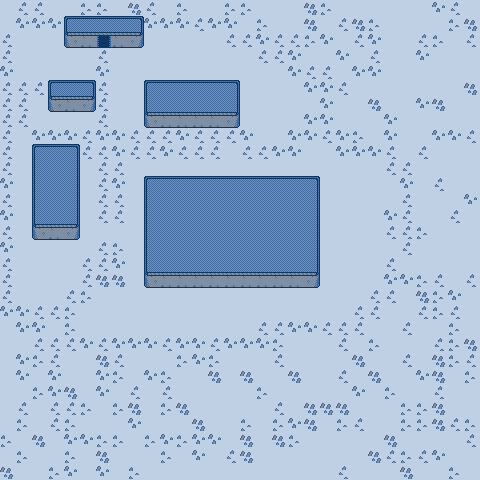

Tiled map render using the project's own tile images. Description and the whole map definition, tile-layer contents included, below:
An orthogonal 30x30 tile map with 16x16 px tiles, 1 tile layer (Tilemap), 1 hidden layer not drawn, 2 tilesets and 2 objects (Warp, Spawn).

<map version="1.0" orientation="orthogonal" width="30" height="30" tilewidth="16" tileheight="16">
 <tileset firstgid="1" name="TilesetOne" tilewidth="16" tileheight="16">
  <image source="gfx/TilesetOne.png" width="160" height="144" />
 </tileset>
 <tileset firstgid="91" name="MetaTileset" tilewidth="16" tileheight="16">
  <image source="gfx/MetaTileset.png" width="48" height="16" />
 </tileset>
 <layer name="Tilemap" width="30" height="30">
  <data encoding="csv">
21,2,2,31,21,12,12,32,11,2,32,12,42,41,12,12,21,32,32,11,12,32,22,32,42,22,42,1,2,32,
21,1,1,1,3,4,4,4,5,1,1,1,2,1,1,21,12,42,22,11,22,2,11,12,41,41,42,42,12,11,
2,21,21,21,23,24,26,24,25,21,21,21,21,21,2,2,1,2,2,12,1,22,2,1,22,42,2,12,32,2,
2,21,21,21,21,21,2,21,21,21,21,21,21,21,21,21,2,2,1,31,22,1,22,2,21,31,1,41,42,32,
1,21,21,21,21,21,1,21,21,21,21,21,21,21,21,21,21,21,1,2,2,32,1,1,42,22,22,41,41,22,
2,2,2,3,4,5,2,21,21,3,4,4,4,4,5,21,21,21,21,1,1,2,31,31,22,41,32,32,22,11,
2,2,21,23,24,25,2,21,21,13,14,14,14,14,15,21,21,21,21,21,1,42,21,11,31,31,1,11,41,42,
2,2,21,21,21,21,2,21,21,23,24,24,24,24,25,21,21,21,21,1,1,21,21,42,1,22,32,21,42,31,
2,21,1,1,1,2,1,1,2,2,2,1,2,2,2,1,21,21,1,1,2,1,12,21,1,22,21,1,1,2,
2,21,3,4,5,2,2,1,2,2,1,2,2,2,21,2,2,1,1,21,21,1,1,1,2,31,2,22,22,41,
2,21,13,14,15,21,2,2,21,21,21,21,21,21,21,21,21,21,21,21,21,21,21,21,2,2,41,41,21,31,
1,21,13,14,15,21,2,1,21,3,4,4,4,4,4,4,4,4,4,5,21,21,21,21,21,1,31,2,41,41,
2,21,13,14,15,21,2,2,21,13,14,14,14,14,14,14,14,14,14,15,21,21,21,21,21,2,31,42,21,1,
1,21,13,14,15,21,2,2,21,13,14,14,14,14,14,14,14,14,14,15,21,21,21,21,1,2,32,21,2,21,
2,21,23,24,25,21,21,21,21,13,14,14,14,14,14,14,14,14,14,15,21,21,21,21,2,2,12,41,31,31,
1,21,21,21,21,21,2,12,21,13,14,14,14,14,14,14,14,14,14,15,21,21,21,21,21,2,41,41,21,22,
2,21,21,21,21,2,2,1,21,13,14,14,14,14,14,14,14,14,14,15,21,21,21,21,2,21,22,22,22,32,
2,21,21,21,21,2,11,11,21,23,24,24,24,24,24,24,24,24,24,25,21,21,21,21,1,1,12,2,42,2,
2,21,21,21,2,12,31,21,21,21,21,21,21,21,21,21,21,21,21,21,21,21,21,2,2,22,11,12,1,22,
1,1,2,2,12,21,21,21,21,21,21,21,21,21,21,21,21,21,21,21,21,21,2,2,41,21,2,12,2,32,
32,1,1,21,12,21,21,21,21,21,21,21,21,21,21,21,2,2,1,1,2,2,2,21,32,2,21,22,12,22,
31,31,2,2,2,1,2,1,1,1,2,1,1,2,1,1,1,12,42,41,41,2,42,12,42,21,42,2,12,11,
22,1,12,2,42,41,11,2,42,22,42,12,1,12,32,42,42,2,22,42,21,42,11,42,32,2,41,11,12,2,
32,1,22,1,32,22,1,12,41,1,12,21,32,11,42,11,32,32,11,31,41,2,32,11,41,41,1,11,31,12,
31,41,12,1,11,32,1,32,2,22,2,42,21,22,22,21,12,21,31,42,42,21,1,32,12,21,41,2,41,21,
22,2,31,2,2,12,41,12,11,22,12,11,41,42,41,42,42,2,21,11,11,11,22,41,22,12,12,11,41,42,
21,12,42,2,12,41,31,22,1,41,41,21,11,32,22,12,22,12,1,11,41,12,2,41,31,12,12,11,2,12,
12,31,11,32,1,1,12,12,21,12,1,12,1,1,22,11,41,11,12,31,31,22,22,32,11,41,22,42,22,2,
42,12,41,32,12,31,11,22,32,21,12,41,1,21,2,11,32,42,32,41,42,21,41,11,2,12,2,1,21,31,
11,41,22,12,1,41,1,32,12,21,42,22,31,42,31,41,21,31,42,32,41,2,21,21,32,11,32,22,12,21
</data>
 </layer>
 <layer name="Meta" width="30" height="30" visible="0" opacity="0.39">
  <data encoding="csv">
92,92,92,92,92,92,92,92,92,92,92,92,92,92,92,92,92,92,92,92,92,92,92,92,92,92,92,92,92,92,
92,92,92,92,91,91,91,91,91,92,92,92,92,92,92,92,92,92,92,92,92,92,92,92,92,92,92,92,92,92,
92,92,92,92,91,91,92,91,91,92,92,92,92,92,92,92,92,92,92,92,92,92,92,92,92,92,92,92,92,92,
92,92,92,92,92,92,92,92,92,92,92,92,92,92,92,92,92,92,92,92,92,92,92,92,92,92,92,92,92,92,
92,92,92,92,92,92,92,92,92,92,92,92,92,92,92,92,92,92,92,92,92,92,92,92,92,92,92,92,92,92,
92,92,92,91,91,91,92,92,92,91,91,91,91,91,91,92,92,92,92,92,92,92,92,92,92,92,92,92,92,92,
92,92,92,91,91,91,92,92,92,91,91,91,91,91,91,92,92,92,92,92,92,92,92,92,92,92,92,92,92,92,
92,92,92,92,92,92,92,92,92,91,91,91,91,91,91,92,92,92,92,92,92,92,92,92,92,92,92,92,92,92,
92,92,92,92,92,92,92,92,92,92,92,92,92,92,92,92,92,92,92,92,92,92,92,92,92,92,92,92,92,92,
92,92,91,91,91,92,92,92,92,92,92,92,92,92,92,92,92,92,92,92,92,92,92,92,92,92,92,92,92,92,
92,92,91,91,91,92,92,92,92,92,92,92,92,92,92,92,92,92,92,92,92,92,92,92,92,92,92,92,92,92,
92,92,91,91,91,92,92,92,92,91,91,91,91,91,91,91,91,91,91,91,92,92,92,92,92,92,92,92,92,92,
92,92,91,91,91,92,92,92,92,91,91,91,91,91,91,91,91,91,91,91,92,92,92,92,92,92,92,92,92,92,
92,92,91,91,91,92,92,92,92,91,91,91,91,91,91,91,91,91,91,91,92,92,92,92,92,92,92,92,92,92,
92,92,91,91,91,92,92,92,92,91,91,91,91,91,91,91,91,91,91,91,92,92,92,92,92,92,92,92,92,92,
92,92,92,92,92,92,92,92,92,91,91,91,91,91,91,91,91,91,91,91,92,92,92,92,92,92,92,92,92,92,
92,92,92,92,92,92,92,92,92,91,91,91,91,91,91,91,91,91,91,91,92,92,92,92,92,92,92,92,92,92,
92,92,92,92,92,92,92,92,92,91,91,91,91,91,91,91,91,91,91,91,92,92,92,92,92,92,92,92,92,92,
92,92,92,92,92,92,92,92,92,92,92,92,92,92,92,92,92,92,92,92,92,92,92,92,92,92,92,92,92,92,
92,92,92,92,92,92,92,92,92,92,92,92,92,92,92,92,92,92,92,92,92,92,92,92,92,92,92,92,92,92,
92,92,92,92,92,92,92,92,92,92,92,92,92,92,92,92,92,92,92,92,92,92,92,92,92,92,92,92,92,92,
92,92,92,92,92,92,92,92,92,92,92,92,92,92,92,92,92,92,92,92,92,92,92,92,92,92,92,92,92,92,
92,92,92,92,92,92,92,92,92,92,92,92,92,92,92,92,92,92,92,92,92,92,92,92,92,92,92,92,92,92,
92,92,92,92,92,92,92,92,92,92,92,92,92,92,92,92,92,92,92,92,92,92,92,92,92,92,92,92,92,92,
92,92,92,92,92,92,92,92,92,92,92,92,92,92,92,92,92,92,92,92,92,92,92,92,92,92,92,92,92,92,
92,92,92,92,92,92,92,92,92,92,92,92,92,92,92,92,92,92,92,92,92,92,92,92,92,92,92,92,92,92,
92,92,92,92,92,92,92,92,92,92,92,92,92,92,92,92,92,92,92,92,92,92,92,92,92,92,92,92,92,92,
92,92,92,92,92,92,92,92,92,92,92,92,92,92,92,92,92,92,92,92,92,92,92,92,92,92,92,92,92,92,
92,92,92,92,92,92,92,92,92,92,92,92,92,92,92,92,92,92,92,92,92,92,92,92,92,92,92,92,92,92,
92,92,92,92,92,92,92,92,92,92,92,92,92,92,92,92,92,92,92,92,92,92,92,92,92,92,92,92,92,92
</data>
 </layer>
 <objectgroup name="Objects" width="30" height="30" visible="0" opacity="0.53">
  <object name="house1" type="Warp" gid="93" x="96" y="48">
   <properties>
    <property name="warpTileX" value="14" />
    <property name="warpTileY" value="18" />
   </properties>
  </object>
  <object type="Spawn" gid="93" x="95" y="144" />
 </objectgroup>
</map>
